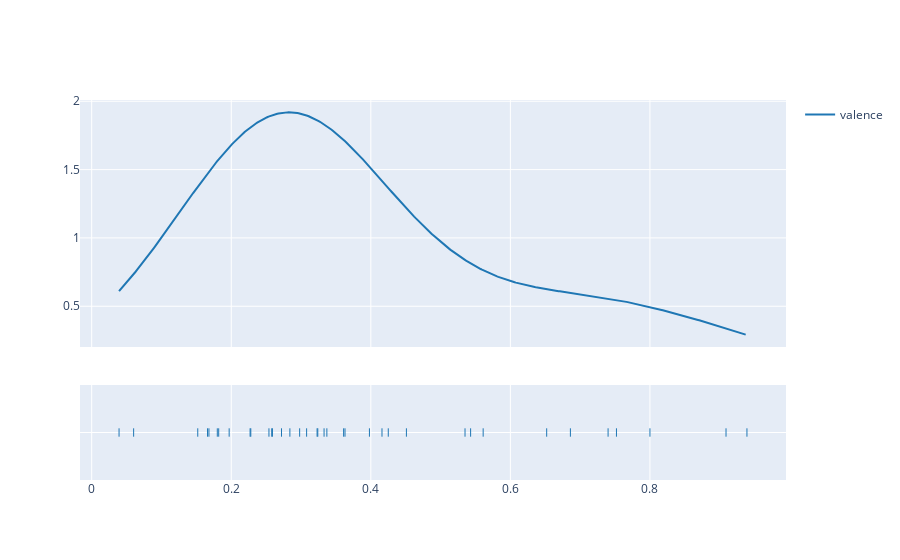

The notebook cell this image was saved under:
### Code cell
import plotly.figure_factory as ff

fig = ff.create_distplot([df["valence"]], ["valence"], bin_size=.1, show_hist=False)
fig.show()

### Figure 1 — Plotly figure (JSON) as saved in the notebook; plotly's stock layout.template omitted (floating-point values rounded to 4 significant figures; data arrays with more than 128 entries replaced by an {"elided": "..."} marker saying what was removed)
{"data": [{"legendgroup": "valence", "marker": {"color": "rgb(31, 119, 180)"}, "mode": "lines", "name": "valence", "showlegend": true, "type": "scatter", "x": {"elided": "500 float values"}, "xaxis": "x", "y": {"elided": "500 float values"}, "yaxis": "y"}, {"legendgroup": "valence", "marker": {"color": "rgb(31, 119, 180)", "symbol": "line-ns-open"}, "mode": "markers", "name": "valence", "showlegend": false, "type": "scatter", "x": [0.752, 0.254, 0.451, 0.416, 0.909, 0.197, 0.227, 0.535, 0.0392, 0.398, 0.284, 0.361, 0.298, 0.272, 0.323, 0.543, 0.337, 0.308, 0.425, 0.561, 0.152, 0.18, 0.652, 0.8, 0.333, 0.166, 0.363, 0.0601, 0.228, 0.259, 0.168, 0.258, 0.182, 0.939, 0.324, 0.74, 0.686], "xaxis": "x", "y": ["valence", "valence", "valence", "valence", "valence", "valence", "valence", "valence", "valence", "valence", "valence", "valence", "valence", "valence", "valence", "valence", "valence", "valence", "valence", "valence", "valence", "valence", "valence", "valence", "valence", "valence", "valence", "valence", "valence", "valence", "valence", "valence", "valence", "valence", "valence", "valence", "valence"], "yaxis": "y2"}], "layout": {"barmode": "overlay", "hovermode": "closest", "legend": {"traceorder": "reversed"}, "xaxis": {"anchor": "y2", "domain": [0, 1], "zeroline": false}, "yaxis": {"anchor": "free", "domain": [0.35, 1], "position": 0}, "yaxis2": {"anchor": "x", "domain": [0, 0.25], "dtick": 1, "showticklabels": false}}}
